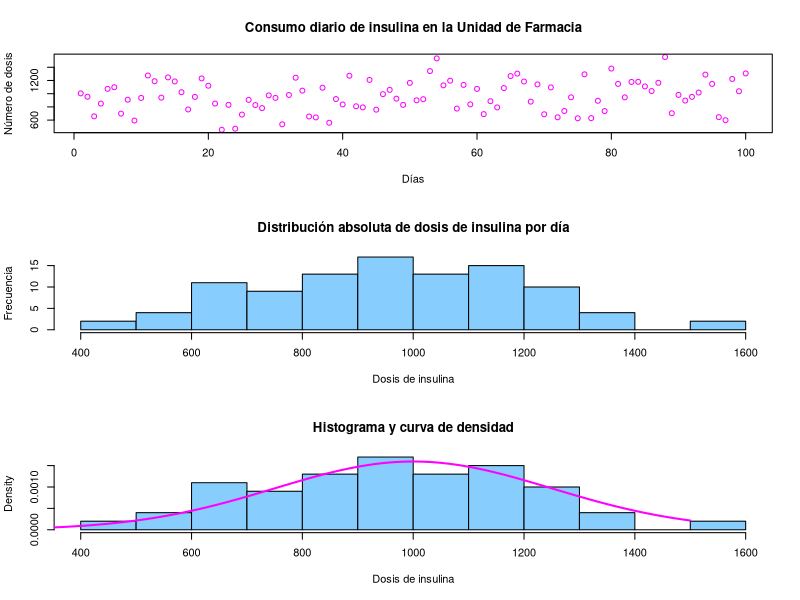
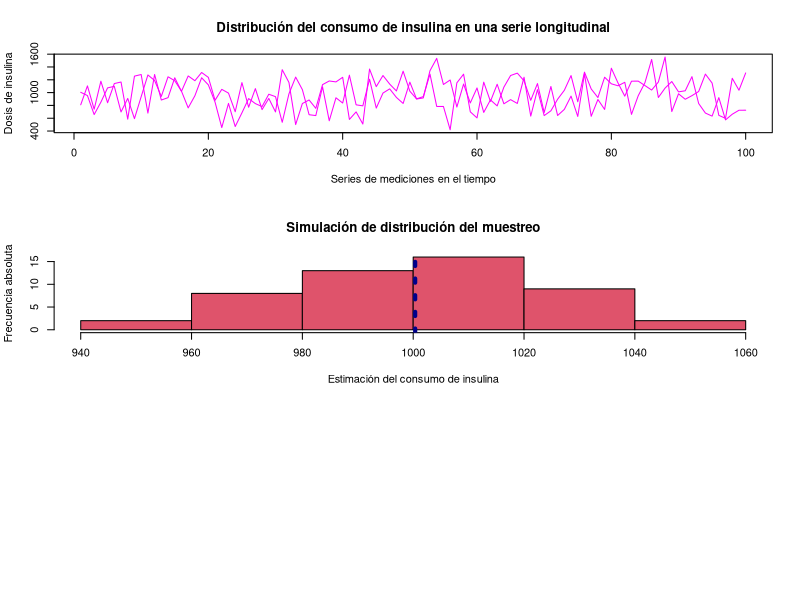

Here is the R script that generated these plots, in order:
## ---- chunk 1
knitr::opts_chunk$set(echo = TRUE)
## ---- chunk 2
# Creación de la simulación. Se define el "n" del experimento y se fija con set.seed.
set.seed(10)
stock_insulina = rnorm (n= 100 , mean= 1000 , sd= 250)
par (mfrow= c(3,1))
plot (stock_insulina, ylab = "Número de dosis", xlab= "Días", main="Consumo diario de insulina en la Unidad de Farmacia", col="magenta")
hist (stock_insulina, ylab= "Frecuencia" , xlab= "Dosis de insulina", main= "Distribución absoluta de dosis de insulina por día", col="skyblue1")
hist (stock_insulina, freq = FALSE, main = "Histograma y curva de densidad",xlab= "Dosis de insulina", col="skyblue1")
curve(dnorm (x, mean= 1000 , sd= 250), from= 0 , to= 1500, add= TRUE, col= "magenta", lwd=2)
## ---- chunk 3
cat ("La media de la medición para una serie de 100 datos (días) es:", mean(stock_insulina))
## ---- chunk 4
cat ("La desviación estandar para una serie de 100 datos (días) es:" , sd(stock_insulina))
## ---- chunk 5
# La media de datos es 965.8 dosis y su desviación estándar es 235.3 dosis. Los resultados son similares a los datos históricos pero no exactamente 1000 y 250, respectivamente. Replicando "n" eventos podrían obtenerse resultados más cercanos a los valores teóricos.
## ---- chunk 6
# Si quisieramos estudiar el comportamiento del consumo de insulina en una serie de datos medidos longitudinalmente tendríamos la siguiente representación con un replicate (2). Nos centraremos particularmente en la predicción y estudio de la media.
set.seed(10)
norm.rep2 = replicate(n= 2, rnorm(n= 100, mean= 1000 , sd= 250))
ts.plot(norm.rep2, main= "Distribución del consumo de insulina en una serie longitudinal" , ylab= "Dosis de insulina", xlab= "Series de mediciones en el tiempo", col="magenta")
## ---- chunk 7
250/ sqrt(1000) # Cálculo del error estándar teórico
## ---- chunk 8
sd(norm.rep2)
# La desviación estándar es de 238.32 y el valor teórico de la serie de datos es 250


sd(apply(X=norm.rep2, MARGIN= 2 , FUN= mean))
# El resultado del error estandar es 7.35 y el valor teórico es de 7.90 . El resultado de la desviación estándar es de 238.32 y el valor teórico es 250. Esto es un avance ya que mejora la cantidad de datos pero sin embargo sería interesante saber como se comporta el error de la medición del consumo diario de insulina en un muestreo mayor.
## ---- chunk 9
# Se hace una replicación del experimento de 50 para estudiar cómo se comporta la media versus el valor teórico.
set.seed(100)
norm.rep50 = replicate(n= 50, rnorm(n= 100, mean= 1000 , sd= 250))
sd(apply(X=norm.rep50, MARGIN= 2 , FUN= mean)) # Dispersión de la media
## ---- chunk 10
hist(apply(X=norm.rep50, MARGIN= 2 , FUN= mean), 
      main = "Simulación de distribución del muestreo",
      xlab= "Estimación del consumo de insulina", ylab= "Frecuencia absoluta",
      col= 2)

abline(v=mean(norm.rep50), lwd=4, lty=3, col="darkblue")
## ---- chunk 11
cat ("La media de la medición para una serie de 100 datos en un experimento de 2000 réplicas es:", mean(norm.rep50))
## ---- chunk 12
cat ("La desviación estandar para una serie de 100 datos en un experimento de 2000 réplicas es:" , sd(norm.rep50))
## ---- chunk 13
# En la medida que se aplica una modelación estadística de Montecarlo las cifras se parecen a los valores teóricos cuando aumentan las replicaciones de los eventos, como se observa en la replica de 50 donde el valor de la media teórica y la media del experimento son muy similares. Lo mismo ocurre con la desviación estándar, que mejora notablemente al aumentar las réplicas. Esto es interesante porque permite que la Unidad de Farmacia pueda gestionar de forma adecuada el esquema de tratamiento de insulina para pacientes con diabetes como los del conjunto de datos que se ha estudiado.
